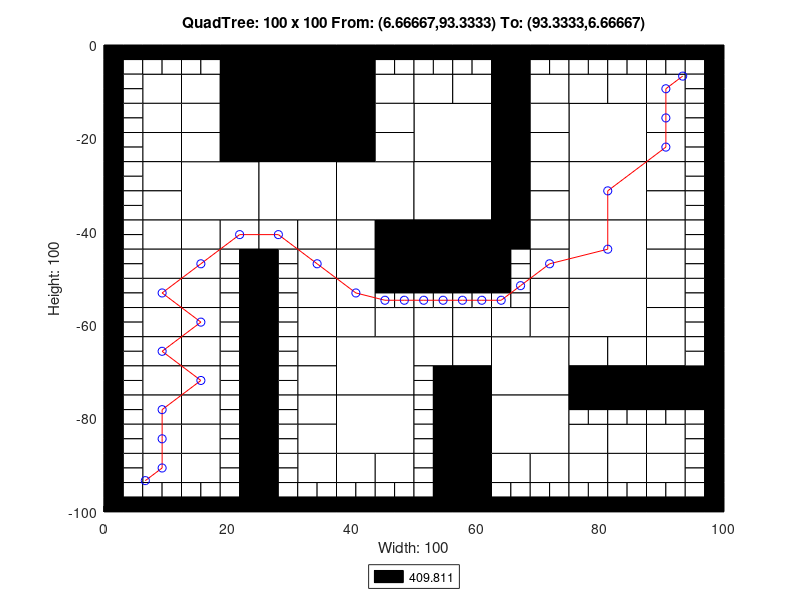

The MATLAB script that drew this image:
axis([0 100 -100 0]);
title('QuadTree: 100 x 100 From: (6.66667,93.3333) To: (93.3333,6.66667)');
xlabel('Width: 100');
ylabel('Height: 100');
rectangle('Position',[25 -12.5 12.5 12.5], 'FaceColor',[0 0 0]);
rectangle('Position',[25 -25 12.5 12.5], 'FaceColor',[0 0 0]);
rectangle('Position',[12.5 -37.5 12.5 12.5], 'FaceColor',[1 1 1]);
rectangle('Position',[25 -37.5 12.5 12.5], 'FaceColor',[1 1 1]);
rectangle('Position',[37.5 -37.5 12.5 12.5], 'FaceColor',[1 1 1]);
rectangle('Position',[50 -25 12.5 12.5], 'FaceColor',[1 1 1]);
rectangle('Position',[75 -25 12.5 12.5], 'FaceColor',[1 1 1]);
rectangle('Position',[50 -37.5 12.5 12.5], 'FaceColor',[1 1 1]);
rectangle('Position',[50 -50 12.5 12.5], 'FaceColor',[0 0 0]);
rectangle('Position',[75 -37.5 12.5 12.5], 'FaceColor',[1 1 1]);
rectangle('Position',[75 -50 12.5 12.5], 'FaceColor',[1 1 1]);
rectangle('Position',[37.5 -75 12.5 12.5], 'FaceColor',[1 1 1]);
rectangle('Position',[37.5 -87.5 12.5 12.5], 'FaceColor',[1 1 1]);
rectangle('Position',[62.5 -75 12.5 12.5], 'FaceColor',[1 1 1]);
rectangle('Position',[75 -62.5 12.5 12.5], 'FaceColor',[1 1 1]);
rectangle('Position',[62.5 -87.5 12.5 12.5], 'FaceColor',[1 1 1]);
rectangle('Position',[6.25 -12.5 6.25 6.25], 'FaceColor',[1 1 1]);
rectangle('Position',[18.75 -6.25 6.25 6.25], 'FaceColor',[0 0 0]);
rectangle('Position',[12.5 -12.5 6.25 6.25], 'FaceColor',[1 1 1]);
rectangle('Position',[18.75 -12.5 6.25 6.25], 'FaceColor',[0 0 0]);
rectangle('Position',[6.25 -18.75 6.25 6.25], 'FaceColor',[1 1 1]);
rectangle('Position',[6.25 -25 6.25 6.25], 'FaceColor',[1 1 1]);
rectangle('Position',[12.5 -18.75 6.25 6.25], 'FaceColor',[1 1 1]);
rectangle('Position',[18.75 -18.75 6.25 6.25], 'FaceColor',[0 0 0]);
rectangle('Position',[12.5 -25 6.25 6.25], 'FaceColor',[1 1 1]);
rectangle('Position',[18.75 -25 6.25 6.25], 'FaceColor',[0 0 0]);
rectangle('Position',[37.5 -6.25 6.25 6.25], 'FaceColor',[0 0 0]);
rectangle('Position',[37.5 -12.5 6.25 6.25], 'FaceColor',[0 0 0]);
rectangle('Position',[43.75 -12.5 6.25 6.25], 'FaceColor',[1 1 1]);
rectangle('Position',[37.5 -18.75 6.25 6.25], 'FaceColor',[0 0 0]);
rectangle('Position',[43.75 -18.75 6.25 6.25], 'FaceColor',[1 1 1]);
rectangle('Position',[37.5 -25 6.25 6.25], 'FaceColor',[0 0 0]);
rectangle('Position',[43.75 -25 6.25 6.25], 'FaceColor',[1 1 1]);
rectangle('Position',[6.25 -31.25 6.25 6.25], 'FaceColor',[1 1 1]);
rectangle('Position',[6.25 -37.5 6.25 6.25], 'FaceColor',[1 1 1]);
rectangle('Position',[6.25 -43.75 6.25 6.25], 'FaceColor',[1 1 1]);
rectangle('Position',[6.25 -50 6.25 6.25], 'FaceColor',[1 1 1]);
rectangle('Position',[12.5 -43.75 6.25 6.25], 'FaceColor',[1 1 1]);
rectangle('Position',[18.75 -43.75 6.25 6.25], 'FaceColor',[1 1 1]);
rectangle('Position',[12.5 -50 6.25 6.25], 'FaceColor',[1 1 1]);
rectangle('Position',[25 -43.75 6.25 6.25], 'FaceColor',[1 1 1]);
rectangle('Position',[31.25 -43.75 6.25 6.25], 'FaceColor',[1 1 1]);
rectangle('Position',[31.25 -50 6.25 6.25], 'FaceColor',[1 1 1]);
rectangle('Position',[37.5 -43.75 6.25 6.25], 'FaceColor',[1 1 1]);
rectangle('Position',[43.75 -43.75 6.25 6.25], 'FaceColor',[0 0 0]);
rectangle('Position',[37.5 -50 6.25 6.25], 'FaceColor',[1 1 1]);
rectangle('Position',[43.75 -50 6.25 6.25], 'FaceColor',[0 0 0]);
rectangle('Position',[50 -12.5 6.25 6.25], 'FaceColor',[1 1 1]);
rectangle('Position',[56.25 -12.5 6.25 6.25], 'FaceColor',[1 1 1]);
rectangle('Position',[62.5 -6.25 6.25 6.25], 'FaceColor',[0 0 0]);
rectangle('Position',[62.5 -12.5 6.25 6.25], 'FaceColor',[0 0 0]);
rectangle('Position',[68.75 -12.5 6.25 6.25], 'FaceColor',[1 1 1]);
rectangle('Position',[62.5 -18.75 6.25 6.25], 'FaceColor',[0 0 0]);
rectangle('Position',[68.75 -18.75 6.25 6.25], 'FaceColor',[1 1 1]);
rectangle('Position',[62.5 -25 6.25 6.25], 'FaceColor',[0 0 0]);
rectangle('Position',[68.75 -25 6.25 6.25], 'FaceColor',[1 1 1]);
rectangle('Position',[75 -12.5 6.25 6.25], 'FaceColor',[1 1 1]);
rectangle('Position',[81.25 -12.5 6.25 6.25], 'FaceColor',[1 1 1]);
rectangle('Position',[87.5 -12.5 6.25 6.25], 'FaceColor',[1 1 1]);
rectangle('Position',[87.5 -18.75 6.25 6.25], 'FaceColor',[1 1 1]);
rectangle('Position',[87.5 -25 6.25 6.25], 'FaceColor',[1 1 1]);
rectangle('Position',[62.5 -31.25 6.25 6.25], 'FaceColor',[0 0 0]);
rectangle('Position',[68.75 -31.25 6.25 6.25], 'FaceColor',[1 1 1]);
rectangle('Position',[62.5 -37.5 6.25 6.25], 'FaceColor',[0 0 0]);
rectangle('Position',[68.75 -37.5 6.25 6.25], 'FaceColor',[1 1 1]);
rectangle('Position',[62.5 -43.75 6.25 6.25], 'FaceColor',[0 0 0]);
rectangle('Position',[68.75 -43.75 6.25 6.25], 'FaceColor',[1 1 1]);
rectangle('Position',[68.75 -50 6.25 6.25], 'FaceColor',[1 1 1]);
rectangle('Position',[87.5 -31.25 6.25 6.25], 'FaceColor',[1 1 1]);
rectangle('Position',[87.5 -37.5 6.25 6.25], 'FaceColor',[1 1 1]);
rectangle('Position',[87.5 -43.75 6.25 6.25], 'FaceColor',[1 1 1]);
rectangle('Position',[87.5 -50 6.25 6.25], 'FaceColor',[1 1 1]);
rectangle('Position',[6.25 -56.25 6.25 6.25], 'FaceColor',[1 1 1]);
rectangle('Position',[6.25 -62.5 6.25 6.25], 'FaceColor',[1 1 1]);
rectangle('Position',[12.5 -56.25 6.25 6.25], 'FaceColor',[1 1 1]);
rectangle('Position',[12.5 -62.5 6.25 6.25], 'FaceColor',[1 1 1]);
rectangle('Position',[6.25 -68.75 6.25 6.25], 'FaceColor',[1 1 1]);
rectangle('Position',[6.25 -75 6.25 6.25], 'FaceColor',[1 1 1]);
rectangle('Position',[12.5 -68.75 6.25 6.25], 'FaceColor',[1 1 1]);
rectangle('Position',[12.5 -75 6.25 6.25], 'FaceColor',[1 1 1]);
rectangle('Position',[31.25 -56.25 6.25 6.25], 'FaceColor',[1 1 1]);
rectangle('Position',[31.25 -62.5 6.25 6.25], 'FaceColor',[1 1 1]);
rectangle('Position',[37.5 -56.25 6.25 6.25], 'FaceColor',[1 1 1]);
rectangle('Position',[37.5 -62.5 6.25 6.25], 'FaceColor',[1 1 1]);
rectangle('Position',[43.75 -62.5 6.25 6.25], 'FaceColor',[1 1 1]);
rectangle('Position',[31.25 -68.75 6.25 6.25], 'FaceColor',[1 1 1]);
rectangle('Position',[31.25 -75 6.25 6.25], 'FaceColor',[1 1 1]);
rectangle('Position',[6.25 -81.25 6.25 6.25], 'FaceColor',[1 1 1]);
rectangle('Position',[6.25 -87.5 6.25 6.25], 'FaceColor',[1 1 1]);
rectangle('Position',[12.5 -81.25 6.25 6.25], 'FaceColor',[1 1 1]);
rectangle('Position',[12.5 -87.5 6.25 6.25], 'FaceColor',[1 1 1]);
rectangle('Position',[6.25 -93.75 6.25 6.25], 'FaceColor',[1 1 1]);
rectangle('Position',[12.5 -93.75 6.25 6.25], 'FaceColor',[1 1 1]);
rectangle('Position',[31.25 -81.25 6.25 6.25], 'FaceColor',[1 1 1]);
rectangle('Position',[31.25 -87.5 6.25 6.25], 'FaceColor',[1 1 1]);
rectangle('Position',[31.25 -93.75 6.25 6.25], 'FaceColor',[1 1 1]);
rectangle('Position',[37.5 -93.75 6.25 6.25], 'FaceColor',[1 1 1]);
rectangle('Position',[43.75 -93.75 6.25 6.25], 'FaceColor',[1 1 1]);
rectangle('Position',[50 -62.5 6.25 6.25], 'FaceColor',[1 1 1]);
rectangle('Position',[56.25 -62.5 6.25 6.25], 'FaceColor',[1 1 1]);
rectangle('Position',[68.75 -56.25 6.25 6.25], 'FaceColor',[1 1 1]);
rectangle('Position',[62.5 -62.5 6.25 6.25], 'FaceColor',[1 1 1]);
rectangle('Position',[68.75 -62.5 6.25 6.25], 'FaceColor',[1 1 1]);
rectangle('Position',[50 -68.75 6.25 6.25], 'FaceColor',[1 1 1]);
rectangle('Position',[56.25 -68.75 6.25 6.25], 'FaceColor',[1 1 1]);
rectangle('Position',[56.25 -75 6.25 6.25], 'FaceColor',[0 0 0]);
rectangle('Position',[87.5 -56.25 6.25 6.25], 'FaceColor',[1 1 1]);
rectangle('Position',[87.5 -62.5 6.25 6.25], 'FaceColor',[1 1 1]);
rectangle('Position',[75 -68.75 6.25 6.25], 'FaceColor',[1 1 1]);
rectangle('Position',[81.25 -68.75 6.25 6.25], 'FaceColor',[1 1 1]);
rectangle('Position',[75 -75 6.25 6.25], 'FaceColor',[0 0 0]);
rectangle('Position',[81.25 -75 6.25 6.25], 'FaceColor',[0 0 0]);
rectangle('Position',[87.5 -68.75 6.25 6.25], 'FaceColor',[1 1 1]);
rectangle('Position',[87.5 -75 6.25 6.25], 'FaceColor',[0 0 0]);
rectangle('Position',[93.75 -75 6.25 6.25], 'FaceColor',[0 0 0]);
rectangle('Position',[56.25 -81.25 6.25 6.25], 'FaceColor',[0 0 0]);
rectangle('Position',[56.25 -87.5 6.25 6.25], 'FaceColor',[0 0 0]);
rectangle('Position',[56.25 -93.75 6.25 6.25], 'FaceColor',[0 0 0]);
rectangle('Position',[56.25 -100 6.25 6.25], 'FaceColor',[0 0 0]);
rectangle('Position',[62.5 -93.75 6.25 6.25], 'FaceColor',[1 1 1]);
rectangle('Position',[68.75 -93.75 6.25 6.25], 'FaceColor',[1 1 1]);
rectangle('Position',[75 -87.5 6.25 6.25], 'FaceColor',[1 1 1]);
rectangle('Position',[81.25 -87.5 6.25 6.25], 'FaceColor',[1 1 1]);
rectangle('Position',[87.5 -87.5 6.25 6.25], 'FaceColor',[1 1 1]);
rectangle('Position',[75 -93.75 6.25 6.25], 'FaceColor',[1 1 1]);
rectangle('Position',[81.25 -93.75 6.25 6.25], 'FaceColor',[1 1 1]);
rectangle('Position',[87.5 -93.75 6.25 6.25], 'FaceColor',[1 1 1]);
rectangle('Position',[0 -3.125 3.125 3.125], 'FaceColor',[0 0 0]);
rectangle('Position',[3.125 -3.125 3.125 3.125], 'FaceColor',[0 0 0]);
rectangle('Position',[0 -6.25 3.125 3.125], 'FaceColor',[0 0 0]);
rectangle('Position',[3.125 -6.25 3.125 3.125], 'FaceColor',[1 1 1]);
rectangle('Position',[6.25 -3.125 3.125 3.125], 'FaceColor',[0 0 0]);
rectangle('Position',[9.375 -3.125 3.125 3.125], 'FaceColor',[0 0 0]);
rectangle('Position',[6.25 -6.25 3.125 3.125], 'FaceColor',[1 1 1]);
rectangle('Position',[9.375 -6.25 3.125 3.125], 'FaceColor',[1 1 1]);
rectangle('Position',[0 -9.375 3.125 3.125], 'FaceColor',[0 0 0]);
rectangle('Position',[3.125 -9.375 3.125 3.125], 'FaceColor',[1 1 1]);
rectangle('Position',[0 -12.5 3.125 3.125], 'FaceColor',[0 0 0]);
rectangle('Position',[3.125 -12.5 3.125 3.125], 'FaceColor',[1 1 1]);
rectangle('Position',[12.5 -3.125 3.125 3.125], 'FaceColor',[0 0 0]);
rectangle('Position',[15.625 -3.125 3.125 3.125], 'FaceColor',[0 0 0]);
rectangle('Position',[12.5 -6.25 3.125 3.125], 'FaceColor',[1 1 1]);
rectangle('Position',[15.625 -6.25 3.125 3.125], 'FaceColor',[1 1 1]);
rectangle('Position',[0 -15.625 3.125 3.125], 'FaceColor',[0 0 0]);
rectangle('Position',[3.125 -15.625 3.125 3.125], 'FaceColor',[1 1 1]);
rectangle('Position',[0 -18.75 3.125 3.125], 'FaceColor',[0 0 0]);
rectangle('Position',[3.125 -18.75 3.125 3.125], 'FaceColor',[1 1 1]);
rectangle('Position',[0 -21.875 3.125 3.125], 'FaceColor',[0 0 0]);
rectangle('Position',[3.125 -21.875 3.125 3.125], 'FaceColor',[1 1 1]);
rectangle('Position',[0 -25 3.125 3.125], 'FaceColor',[0 0 0]);
rectangle('Position',[3.125 -25 3.125 3.125], 'FaceColor',[1 1 1]);
rectangle('Position',[43.75 -3.125 3.125 3.125], 'FaceColor',[0 0 0]);
rectangle('Position',[46.875 -3.125 3.125 3.125], 'FaceColor',[0 0 0]);
rectangle('Position',[43.75 -6.25 3.125 3.125], 'FaceColor',[1 1 1]);
rectangle('Position',[46.875 -6.25 3.125 3.125], 'FaceColor',[1 1 1]);
rectangle('Position',[0 -28.125 3.125 3.125], 'FaceColor',[0 0 0]);
rectangle('Position',[3.125 -28.125 3.125 3.125], 'FaceColor',[1 1 1]);
rectangle('Position',[0 -31.25 3.125 3.125], 'FaceColor',[0 0 0]);
rectangle('Position',[3.125 -31.25 3.125 3.125], 'FaceColor',[1 1 1]);
rectangle('Position',[0 -34.375 3.125 3.125], 'FaceColor',[0 0 0]);
rectangle('Position',[3.125 -34.375 3.125 3.125], 'FaceColor',[1 1 1]);
rectangle('Position',[0 -37.5 3.125 3.125], 'FaceColor',[0 0 0]);
rectangle('Position',[3.125 -37.5 3.125 3.125], 'FaceColor',[1 1 1]);
rectangle('Position',[0 -40.625 3.125 3.125], 'FaceColor',[0 0 0]);
rectangle('Position',[3.125 -40.625 3.125 3.125], 'FaceColor',[1 1 1]);
rectangle('Position',[0 -43.75 3.125 3.125], 'FaceColor',[0 0 0]);
rectangle('Position',[3.125 -43.75 3.125 3.125], 'FaceColor',[1 1 1]);
rectangle('Position',[0 -46.875 3.125 3.125], 'FaceColor',[0 0 0]);
rectangle('Position',[3.125 -46.875 3.125 3.125], 'FaceColor',[1 1 1]);
rectangle('Position',[0 -50 3.125 3.125], 'FaceColor',[0 0 0]);
rectangle('Position',[3.125 -50 3.125 3.125], 'FaceColor',[1 1 1]);
rectangle('Position',[18.75 -46.875 3.125 3.125], 'FaceColor',[1 1 1]);
rectangle('Position',[21.875 -46.875 3.125 3.125], 'FaceColor',[0 0 0]);
rectangle('Position',[18.75 -50 3.125 3.125], 'FaceColor',[1 1 1]);
rectangle('Position',[21.875 -50 3.125 3.125], 'FaceColor',[0 0 0]);
rectangle('Position',[25 -46.875 3.125 3.125], 'FaceColor',[0 0 0]);
rectangle('Position',[28.125 -46.875 3.125 3.125], 'FaceColor',[1 1 1]);
rectangle('Position',[25 -50 3.125 3.125], 'FaceColor',[0 0 0]);
rectangle('Position',[28.125 -50 3.125 3.125], 'FaceColor',[1 1 1]);
rectangle('Position',[50 -3.125 3.125 3.125], 'FaceColor',[0 0 0]);
rectangle('Position',[53.125 -3.125 3.125 3.125], 'FaceColor',[0 0 0]);
rectangle('Position',[50 -6.25 3.125 3.125], 'FaceColor',[1 1 1]);
rectangle('Position',[53.125 -6.25 3.125 3.125], 'FaceColor',[1 1 1]);
rectangle('Position',[56.25 -3.125 3.125 3.125], 'FaceColor',[0 0 0]);
rectangle('Position',[59.375 -3.125 3.125 3.125], 'FaceColor',[0 0 0]);
rectangle('Position',[56.25 -6.25 3.125 3.125], 'FaceColor',[1 1 1]);
rectangle('Position',[59.375 -6.25 3.125 3.125], 'FaceColor',[1 1 1]);
rectangle('Position',[68.75 -3.125 3.125 3.125], 'FaceColor',[0 0 0]);
rectangle('Position',[71.875 -3.125 3.125 3.125], 'FaceColor',[0 0 0]);
rectangle('Position',[68.75 -6.25 3.125 3.125], 'FaceColor',[1 1 1]);
rectangle('Position',[71.875 -6.25 3.125 3.125], 'FaceColor',[1 1 1]);
rectangle('Position',[75 -3.125 3.125 3.125], 'FaceColor',[0 0 0]);
rectangle('Position',[78.125 -3.125 3.125 3.125], 'FaceColor',[0 0 0]);
rectangle('Position',[75 -6.25 3.125 3.125], 'FaceColor',[1 1 1]);
rectangle('Position',[78.125 -6.25 3.125 3.125], 'FaceColor',[1 1 1]);
rectangle('Position',[81.25 -3.125 3.125 3.125], 'FaceColor',[0 0 0]);
rectangle('Position',[84.375 -3.125 3.125 3.125], 'FaceColor',[0 0 0]);
rectangle('Position',[81.25 -6.25 3.125 3.125], 'FaceColor',[1 1 1]);
rectangle('Position',[84.375 -6.25 3.125 3.125], 'FaceColor',[1 1 1]);
rectangle('Position',[87.5 -3.125 3.125 3.125], 'FaceColor',[0 0 0]);
rectangle('Position',[90.625 -3.125 3.125 3.125], 'FaceColor',[0 0 0]);
rectangle('Position',[87.5 -6.25 3.125 3.125], 'FaceColor',[1 1 1]);
rectangle('Position',[90.625 -6.25 3.125 3.125], 'FaceColor',[1 1 1]);
rectangle('Position',[93.75 -3.125 3.125 3.125], 'FaceColor',[0 0 0]);
rectangle('Position',[96.875 -3.125 3.125 3.125], 'FaceColor',[0 0 0]);
rectangle('Position',[93.75 -6.25 3.125 3.125], 'FaceColor',[1 1 1]);
rectangle('Position',[96.875 -6.25 3.125 3.125], 'FaceColor',[0 0 0]);
rectangle('Position',[93.75 -9.375 3.125 3.125], 'FaceColor',[1 1 1]);
rectangle('Position',[96.875 -9.375 3.125 3.125], 'FaceColor',[0 0 0]);
rectangle('Position',[93.75 -12.5 3.125 3.125], 'FaceColor',[1 1 1]);
rectangle('Position',[96.875 -12.5 3.125 3.125], 'FaceColor',[0 0 0]);
rectangle('Position',[93.75 -15.625 3.125 3.125], 'FaceColor',[1 1 1]);
rectangle('Position',[96.875 -15.625 3.125 3.125], 'FaceColor',[0 0 0]);
rectangle('Position',[93.75 -18.75 3.125 3.125], 'FaceColor',[1 1 1]);
rectangle('Position',[96.875 -18.75 3.125 3.125], 'FaceColor',[0 0 0]);
rectangle('Position',[93.75 -21.875 3.125 3.125], 'FaceColor',[1 1 1]);
rectangle('Position',[96.875 -21.875 3.125 3.125], 'FaceColor',[0 0 0]);
rectangle('Position',[93.75 -25 3.125 3.125], 'FaceColor',[1 1 1]);
rectangle('Position',[96.875 -25 3.125 3.125], 'FaceColor',[0 0 0]);
rectangle('Position',[62.5 -46.875 3.125 3.125], 'FaceColor',[0 0 0]);
rectangle('Position',[65.625 -46.875 3.125 3.125], 'FaceColor',[1 1 1]);
rectangle('Position',[62.5 -50 3.125 3.125], 'FaceColor',[0 0 0]);
rectangle('Position',[65.625 -50 3.125 3.125], 'FaceColor',[1 1 1]);
rectangle('Position',[93.75 -28.125 3.125 3.125], 'FaceColor',[1 1 1]);
rectangle('Position',[96.875 -28.125 3.125 3.125], 'FaceColor',[0 0 0]);
rectangle('Position',[93.75 -31.25 3.125 3.125], 'FaceColor',[1 1 1]);
rectangle('Position',[96.875 -31.25 3.125 3.125], 'FaceColor',[0 0 0]);
rectangle('Position',[93.75 -34.375 3.125 3.125], 'FaceColor',[1 1 1]);
rectangle('Position',[96.875 -34.375 3.125 3.125], 'FaceColor',[0 0 0]);
rectangle('Position',[93.75 -37.5 3.125 3.125], 'FaceColor',[1 1 1]);
rectangle('Position',[96.875 -37.5 3.125 3.125], 'FaceColor',[0 0 0]);
rectangle('Position',[93.75 -40.625 3.125 3.125], 'FaceColor',[1 1 1]);
rectangle('Position',[96.875 -40.625 3.125 3.125], 'FaceColor',[0 0 0]);
rectangle('Position',[93.75 -43.75 3.125 3.125], 'FaceColor',[1 1 1]);
rectangle('Position',[96.875 -43.75 3.125 3.125], 'FaceColor',[0 0 0]);
rectangle('Position',[93.75 -46.875 3.125 3.125], 'FaceColor',[1 1 1]);
rectangle('Position',[96.875 -46.875 3.125 3.125], 'FaceColor',[0 0 0]);
rectangle('Position',[93.75 -50 3.125 3.125], 'FaceColor',[1 1 1]);
rectangle('Position',[96.875 -50 3.125 3.125], 'FaceColor',[0 0 0]);
rectangle('Position',[0 -53.125 3.125 3.125], 'FaceColor',[0 0 0]);
rectangle('Position',[3.125 -53.125 3.125 3.125], 'FaceColor',[1 1 1]);
rectangle('Position',[0 -56.25 3.125 3.125], 'FaceColor',[0 0 0]);
rectangle('Position',[3.125 -56.25 3.125 3.125], 'FaceColor',[1 1 1]);
rectangle('Position',[0 -59.375 3.125 3.125], 'FaceColor',[0 0 0]);
rectangle('Position',[3.125 -59.375 3.125 3.125], 'FaceColor',[1 1 1]);
rectangle('Position',[0 -62.5 3.125 3.125], 'FaceColor',[0 0 0]);
rectangle('Position',[3.125 -62.5 3.125 3.125], 'FaceColor',[1 1 1]);
rectangle('Position',[18.75 -53.125 3.125 3.125], 'FaceColor',[1 1 1]);
rectangle('Position',[21.875 -53.125 3.125 3.125], 'FaceColor',[0 0 0]);
rectangle('Position',[18.75 -56.25 3.125 3.125], 'FaceColor',[1 1 1]);
rectangle('Position',[21.875 -56.25 3.125 3.125], 'FaceColor',[0 0 0]);
rectangle('Position',[18.75 -59.375 3.125 3.125], 'FaceColor',[1 1 1]);
rectangle('Position',[21.875 -59.375 3.125 3.125], 'FaceColor',[0 0 0]);
rectangle('Position',[18.75 -62.5 3.125 3.125], 'FaceColor',[1 1 1]);
rectangle('Position',[21.875 -62.5 3.125 3.125], 'FaceColor',[0 0 0]);
rectangle('Position',[0 -65.625 3.125 3.125], 'FaceColor',[0 0 0]);
rectangle('Position',[3.125 -65.625 3.125 3.125], 'FaceColor',[1 1 1]);
rectangle('Position',[0 -68.75 3.125 3.125], 'FaceColor',[0 0 0]);
rectangle('Position',[3.125 -68.75 3.125 3.125], 'FaceColor',[1 1 1]);
rectangle('Position',[0 -71.875 3.125 3.125], 'FaceColor',[0 0 0]);
rectangle('Position',[3.125 -71.875 3.125 3.125], 'FaceColor',[1 1 1]);
rectangle('Position',[0 -75 3.125 3.125], 'FaceColor',[0 0 0]);
rectangle('Position',[3.125 -75 3.125 3.125], 'FaceColor',[1 1 1]);
rectangle('Position',[18.75 -65.625 3.125 3.125], 'FaceColor',[1 1 1]);
rectangle('Position',[21.875 -65.625 3.125 3.125], 'FaceColor',[0 0 0]);
rectangle('Position',[18.75 -68.75 3.125 3.125], 'FaceColor',[1 1 1]);
rectangle('Position',[21.875 -68.75 3.125 3.125], 'FaceColor',[0 0 0]);
rectangle('Position',[18.75 -71.875 3.125 3.125], 'FaceColor',[1 1 1]);
rectangle('Position',[21.875 -71.875 3.125 3.125], 'FaceColor',[0 0 0]);
rectangle('Position',[18.75 -75 3.125 3.125], 'FaceColor',[1 1 1]);
rectangle('Position',[21.875 -75 3.125 3.125], 'FaceColor',[0 0 0]);
rectangle('Position',[25 -53.125 3.125 3.125], 'FaceColor',[0 0 0]);
rectangle('Position',[28.125 -53.125 3.125 3.125], 'FaceColor',[1 1 1]);
rectangle('Position',[25 -56.25 3.125 3.125], 'FaceColor',[0 0 0]);
rectangle('Position',[28.125 -56.25 3.125 3.125], 'FaceColor',[1 1 1]);
rectangle('Position',[25 -59.375 3.125 3.125], 'FaceColor',[0 0 0]);
rectangle('Position',[28.125 -59.375 3.125 3.125], 'FaceColor',[1 1 1]);
rectangle('Position',[25 -62.5 3.125 3.125], 'FaceColor',[0 0 0]);
rectangle('Position',[28.125 -62.5 3.125 3.125], 'FaceColor',[1 1 1]);
rectangle('Position',[43.75 -53.125 3.125 3.125], 'FaceColor',[0 0 0]);
rectangle('Position',[46.875 -53.125 3.125 3.125], 'FaceColor',[0 0 0]);
rectangle('Position',[43.75 -56.25 3.125 3.125], 'FaceColor',[1 1 1]);
rectangle('Position',[46.875 -56.25 3.125 3.125], 'FaceColor',[1 1 1]);
rectangle('Position',[25 -65.625 3.125 3.125], 'FaceColor',[0 0 0]);
rectangle('Position',[28.125 -65.625 3.125 3.125], 'FaceColor',[1 1 1]);
rectangle('Position',[25 -68.75 3.125 3.125], 'FaceColor',[0 0 0]);
rectangle('Position',[28.125 -68.75 3.125 3.125], 'FaceColor',[1 1 1]);
rectangle('Position',[25 -71.875 3.125 3.125], 'FaceColor',[0 0 0]);
rectangle('Position',[28.125 -71.875 3.125 3.125], 'FaceColor',[1 1 1]);
rectangle('Position',[25 -75 3.125 3.125], 'FaceColor',[0 0 0]);
rectangle('Position',[28.125 -75 3.125 3.125], 'FaceColor',[1 1 1]);
rectangle('Position',[0 -78.125 3.125 3.125], 'FaceColor',[0 0 0]);
rectangle('Position',[3.125 -78.125 3.125 3.125], 'FaceColor',[1 1 1]);
rectangle('Position',[0 -81.25 3.125 3.125], 'FaceColor',[0 0 0]);
rectangle('Position',[3.125 -81.25 3.125 3.125], 'FaceColor',[1 1 1]);
rectangle('Position',[0 -84.375 3.125 3.125], 'FaceColor',[0 0 0]);
rectangle('Position',[3.125 -84.375 3.125 3.125], 'FaceColor',[1 1 1]);
rectangle('Position',[0 -87.5 3.125 3.125], 'FaceColor',[0 0 0]);
rectangle('Position',[3.125 -87.5 3.125 3.125], 'FaceColor',[1 1 1]);
rectangle('Position',[18.75 -78.125 3.125 3.125], 'FaceColor',[1 1 1]);
rectangle('Position',[21.875 -78.125 3.125 3.125], 'FaceColor',[0 0 0]);
rectangle('Position',[18.75 -81.25 3.125 3.125], 'FaceColor',[1 1 1]);
rectangle('Position',[21.875 -81.25 3.125 3.125], 'FaceColor',[0 0 0]);
rectangle('Position',[18.75 -84.375 3.125 3.125], 'FaceColor',[1 1 1]);
rectangle('Position',[21.875 -84.375 3.125 3.125], 'FaceColor',[0 0 0]);
rectangle('Position',[18.75 -87.5 3.125 3.125], 'FaceColor',[1 1 1]);
rectangle('Position',[21.875 -87.5 3.125 3.125], 'FaceColor',[0 0 0]);
rectangle('Position',[0 -90.625 3.125 3.125], 'FaceColor',[0 0 0]);
rectangle('Position',[3.125 -90.625 3.125 3.125], 'FaceColor',[1 1 1]);
rectangle('Position',[0 -93.75 3.125 3.125], 'FaceColor',[0 0 0]);
rectangle('Position',[3.125 -93.75 3.125 3.125], 'FaceColor',[1 1 1]);
rectangle('Position',[0 -96.875 3.125 3.125], 'FaceColor',[0 0 0]);
rectangle('Position',[3.125 -96.875 3.125 3.125], 'FaceColor',[1 1 1]);
rectangle('Position',[0 -100 3.125 3.125], 'FaceColor',[0 0 0]);
rectangle('Position',[3.125 -100 3.125 3.125], 'FaceColor',[0 0 0]);
rectangle('Position',[6.25 -96.875 3.125 3.125], 'FaceColor',[1 1 1]);
rectangle('Position',[9.375 -96.875 3.125 3.125], 'FaceColor',[1 1 1]);
rectangle('Position',[6.25 -100 3.125 3.125], 'FaceColor',[0 0 0]);
rectangle('Position',[9.375 -100 3.125 3.125], 'FaceColor',[0 0 0]);
rectangle('Position',[18.75 -90.625 3.125 3.125], 'FaceColor',[1 1 1]);
rectangle('Position',[21.875 -90.625 3.125 3.125], 'FaceColor',[0 0 0]);
rectangle('Position',[18.75 -93.75 3.125 3.125], 'FaceColor',[1 1 1]);
rectangle('Position',[21.875 -93.75 3.125 3.125], 'FaceColor',[0 0 0]);
rectangle('Position',[12.5 -96.875 3.125 3.125], 'FaceColor',[1 1 1]);
rectangle('Position',[15.625 -96.875 3.125 3.125], 'FaceColor',[1 1 1]);
rectangle('Position',[12.5 -100 3.125 3.125], 'FaceColor',[0 0 0]);
rectangle('Position',[15.625 -100 3.125 3.125], 'FaceColor',[0 0 0]);
rectangle('Position',[18.75 -96.875 3.125 3.125], 'FaceColor',[1 1 1]);
rectangle('Position',[21.875 -96.875 3.125 3.125], 'FaceColor',[0 0 0]);
rectangle('Position',[18.75 -100 3.125 3.125], 'FaceColor',[0 0 0]);
rectangle('Position',[21.875 -100 3.125 3.125], 'FaceColor',[0 0 0]);
rectangle('Position',[25 -78.125 3.125 3.125], 'FaceColor',[0 0 0]);
rectangle('Position',[28.125 -78.125 3.125 3.125], 'FaceColor',[1 1 1]);
rectangle('Position',[25 -81.25 3.125 3.125], 'FaceColor',[0 0 0]);
rectangle('Position',[28.125 -81.25 3.125 3.125], 'FaceColor',[1 1 1]);
rectangle('Position',[25 -84.375 3.125 3.125], 'FaceColor',[0 0 0]);
rectangle('Position',[28.125 -84.375 3.125 3.125], 'FaceColor',[1 1 1]);
rectangle('Position',[25 -87.5 3.125 3.125], 'FaceColor',[0 0 0]);
rectangle('Position',[28.125 -87.5 3.125 3.125], 'FaceColor',[1 1 1]);
rectangle('Position',[25 -90.625 3.125 3.125], 'FaceColor',[0 0 0]);
rectangle('Position',[28.125 -90.625 3.125 3.125], 'FaceColor',[1 1 1]);
rectangle('Position',[25 -93.75 3.125 3.125], 'FaceColor',[0 0 0]);
rectangle('Position',[28.125 -93.75 3.125 3.125], 'FaceColor',[1 1 1]);
rectangle('Position',[25 -96.875 3.125 3.125], 'FaceColor',[0 0 0]);
rectangle('Position',[28.125 -96.875 3.125 3.125], 'FaceColor',[1 1 1]);
rectangle('Position',[25 -100 3.125 3.125], 'FaceColor',[0 0 0]);
rectangle('Position',[28.125 -100 3.125 3.125], 'FaceColor',[0 0 0]);
rectangle('Position',[31.25 -96.875 3.125 3.125], 'FaceColor',[1 1 1]);
rectangle('Position',[34.375 -96.875 3.125 3.125], 'FaceColor',[1 1 1]);
rectangle('Position',[31.25 -100 3.125 3.125], 'FaceColor',[0 0 0]);
rectangle('Position',[34.375 -100 3.125 3.125], 'FaceColor',[0 0 0]);
rectangle('Position',[37.5 -96.875 3.125 3.125], 'FaceColor',[1 1 1]);
rectangle('Position',[40.625 -96.875 3.125 3.125], 'FaceColor',[1 1 1]);
rectangle('Position',[37.5 -100 3.125 3.125], 'FaceColor',[0 0 0]);
rectangle('Position',[40.625 -100 3.125 3.125], 'FaceColor',[0 0 0]);
rectangle('Position',[43.75 -96.875 3.125 3.125], 'FaceColor',[1 1 1]);
rectangle('Position',[46.875 -96.875 3.125 3.125], 'FaceColor',[1 1 1]);
rectangle('Position',[43.75 -100 3.125 3.125], 'FaceColor',[0 0 0]);
rectangle('Position',[46.875 -100 3.125 3.125], 'FaceColor',[0 0 0]);
rectangle('Position',[50 -53.125 3.125 3.125], 'FaceColor',[0 0 0]);
rectangle('Position',[53.125 -53.125 3.125 3.125], 'FaceColor',[0 0 0]);
rectangle('Position',[50 -56.25 3.125 3.125], 'FaceColor',[1 1 1]);
rectangle('Position',[53.125 -56.25 3.125 3.125], 'FaceColor',[1 1 1]);
rectangle('Position',[56.25 -53.125 3.125 3.125], 'FaceColor',[0 0 0]);
rectangle('Position',[59.375 -53.125 3.125 3.125], 'FaceColor',[0 0 0]);
rectangle('Position',[56.25 -56.25 3.125 3.125], 'FaceColor',[1 1 1]);
rectangle('Position',[59.375 -56.25 3.125 3.125], 'FaceColor',[1 1 1]);
rectangle('Position',[62.5 -53.125 3.125 3.125], 'FaceColor',[0 0 0]);
rectangle('Position',[65.625 -53.125 3.125 3.125], 'FaceColor',[1 1 1]);
rectangle('Position',[62.5 -56.25 3.125 3.125], 'FaceColor',[1 1 1]);
rectangle('Position',[65.625 -56.25 3.125 3.125], 'FaceColor',[1 1 1]);
rectangle('Position',[50 -71.875 3.125 3.125], 'FaceColor',[1 1 1]);
rectangle('Position',[53.125 -71.875 3.125 3.125], 'FaceColor',[0 0 0]);
rectangle('Position',[50 -75 3.125 3.125], 'FaceColor',[1 1 1]);
rectangle('Position',[53.125 -75 3.125 3.125], 'FaceColor',[0 0 0]);
rectangle('Position',[93.75 -53.125 3.125 3.125], 'FaceColor',[1 1 1]);
rectangle('Position',[96.875 -53.125 3.125 3.125], 'FaceColor',[0 0 0]);
rectangle('Position',[93.75 -56.25 3.125 3.125], 'FaceColor',[1 1 1]);
rectangle('Position',[96.875 -56.25 3.125 3.125], 'FaceColor',[0 0 0]);
rectangle('Position',[93.75 -59.375 3.125 3.125], 'FaceColor',[1 1 1]);
rectangle('Position',[96.875 -59.375 3.125 3.125], 'FaceColor',[0 0 0]);
rectangle('Position',[93.75 -62.5 3.125 3.125], 'FaceColor',[1 1 1]);
rectangle('Position',[96.875 -62.5 3.125 3.125], 'FaceColor',[0 0 0]);
rectangle('Position',[93.75 -65.625 3.125 3.125], 'FaceColor',[1 1 1]);
rectangle('Position',[96.875 -65.625 3.125 3.125], 'FaceColor',[0 0 0]);
rectangle('Position',[93.75 -68.75 3.125 3.125], 'FaceColor',[1 1 1]);
rectangle('Position',[96.875 -68.75 3.125 3.125], 'FaceColor',[0 0 0]);
rectangle('Position',[50 -78.125 3.125 3.125], 'FaceColor',[1 1 1]);
rectangle('Position',[53.125 -78.125 3.125 3.125], 'FaceColor',[0 0 0]);
rectangle('Position',[50 -81.25 3.125 3.125], 'FaceColor',[1 1 1]);
rectangle('Position',[53.125 -81.25 3.125 3.125], 'FaceColor',[0 0 0]);
rectangle('Position',[50 -84.375 3.125 3.125], 'FaceColor',[1 1 1]);
rectangle('Position',[53.125 -84.375 3.125 3.125], 'FaceColor',[0 0 0]);
rectangle('Position',[50 -87.5 3.125 3.125], 'FaceColor',[1 1 1]);
rectangle('Position',[53.125 -87.5 3.125 3.125], 'FaceColor',[0 0 0]);
rectangle('Position',[50 -90.625 3.125 3.125], 'FaceColor',[1 1 1]);
rectangle('Position',[53.125 -90.625 3.125 3.125], 'FaceColor',[0 0 0]);
rectangle('Position',[50 -93.75 3.125 3.125], 'FaceColor',[1 1 1]);
rectangle('Position',[53.125 -93.75 3.125 3.125], 'FaceColor',[0 0 0]);
rectangle('Position',[50 -96.875 3.125 3.125], 'FaceColor',[1 1 1]);
rectangle('Position',[53.125 -96.875 3.125 3.125], 'FaceColor',[0 0 0]);
rectangle('Position',[50 -100 3.125 3.125], 'FaceColor',[0 0 0]);
rectangle('Position',[53.125 -100 3.125 3.125], 'FaceColor',[0 0 0]);
rectangle('Position',[62.5 -96.875 3.125 3.125], 'FaceColor',[1 1 1]);
rectangle('Position',[65.625 -96.875 3.125 3.125], 'FaceColor',[1 1 1]);
rectangle('Position',[62.5 -100 3.125 3.125], 'FaceColor',[0 0 0]);
rectangle('Position',[65.625 -100 3.125 3.125], 'FaceColor',[0 0 0]);
rectangle('Position',[68.75 -96.875 3.125 3.125], 'FaceColor',[1 1 1]);
rectangle('Position',[71.875 -96.875 3.125 3.125], 'FaceColor',[1 1 1]);
rectangle('Position',[68.75 -100 3.125 3.125], 'FaceColor',[0 0 0]);
rectangle('Position',[71.875 -100 3.125 3.125], 'FaceColor',[0 0 0]);
rectangle('Position',[75 -78.125 3.125 3.125], 'FaceColor',[0 0 0]);
rectangle('Position',[78.125 -78.125 3.125 3.125], 'FaceColor',[0 0 0]);
rectangle('Position',[75 -81.25 3.125 3.125], 'FaceColor',[1 1 1]);
rectangle('Position',[78.125 -81.25 3.125 3.125], 'FaceColor',[1 1 1]);
rectangle('Position',[81.25 -78.125 3.125 3.125], 'FaceColor',[0 0 0]);
rectangle('Position',[84.375 -78.125 3.125 3.125], 'FaceColor',[0 0 0]);
rectangle('Position',[81.25 -81.25 3.125 3.125], 'FaceColor',[1 1 1]);
rectangle('Position',[84.375 -81.25 3.125 3.125], 'FaceColor',[1 1 1]);
rectangle('Position',[87.5 -78.125 3.125 3.125], 'FaceColor',[0 0 0]);
rectangle('Position',[90.625 -78.125 3.125 3.125], 'FaceColor',[0 0 0]);
rectangle('Position',[87.5 -81.25 3.125 3.125], 'FaceColor',[1 1 1]);
rectangle('Position',[90.625 -81.25 3.125 3.125], 'FaceColor',[1 1 1]);
rectangle('Position',[93.75 -78.125 3.125 3.125], 'FaceColor',[0 0 0]);
rectangle('Position',[96.875 -78.125 3.125 3.125], 'FaceColor',[0 0 0]);
rectangle('Position',[93.75 -81.25 3.125 3.125], 'FaceColor',[1 1 1]);
rectangle('Position',[96.875 -81.25 3.125 3.125], 'FaceColor',[0 0 0]);
rectangle('Position',[93.75 -84.375 3.125 3.125], 'FaceColor',[1 1 1]);
rectangle('Position',[96.875 -84.375 3.125 3.125], 'FaceColor',[0 0 0]);
rectangle('Position',[93.75 -87.5 3.125 3.125], 'FaceColor',[1 1 1]);
rectangle('Position',[96.875 -87.5 3.125 3.125], 'FaceColor',[0 0 0]);
rectangle('Position',[75 -96.875 3.125 3.125], 'FaceColor',[1 1 1]);
rectangle('Position',[78.125 -96.875 3.125 3.125], 'FaceColor',[1 1 1]);
rectangle('Position',[75 -100 3.125 3.125], 'FaceColor',[0 0 0]);
rectangle('Position',[78.125 -100 3.125 3.125], 'FaceColor',[0 0 0]);
rectangle('Position',[81.25 -96.875 3.125 3.125], 'FaceColor',[1 1 1]);
rectangle('Position',[84.375 -96.875 3.125 3.125], 'FaceColor',[1 1 1]);
rectangle('Position',[81.25 -100 3.125 3.125], 'FaceColor',[0 0 0]);
rectangle('Position',[84.375 -100 3.125 3.125], 'FaceColor',[0 0 0]);
rectangle('Position',[93.75 -90.625 3.125 3.125], 'FaceColor',[1 1 1]);
rectangle('Position',[96.875 -90.625 3.125 3.125], 'FaceColor',[0 0 0]);
rectangle('Position',[93.75 -93.75 3.125 3.125], 'FaceColor',[1 1 1]);
rectangle('Position',[96.875 -93.75 3.125 3.125], 'FaceColor',[0 0 0]);
rectangle('Position',[87.5 -96.875 3.125 3.125], 'FaceColor',[1 1 1]);
rectangle('Position',[90.625 -96.875 3.125 3.125], 'FaceColor',[1 1 1]);
rectangle('Position',[87.5 -100 3.125 3.125], 'FaceColor',[0 0 0]);
rectangle('Position',[90.625 -100 3.125 3.125], 'FaceColor',[0 0 0]);
rectangle('Position',[93.75 -96.875 3.125 3.125], 'FaceColor',[1 1 1]);
rectangle('Position',[96.875 -96.875 3.125 3.125], 'FaceColor',[0 0 0]);
rectangle('Position',[93.75 -100 3.125 3.125], 'FaceColor',[0 0 0]);
rectangle('Position',[96.875 -100 3.125 3.125], 'FaceColor',[0 0 0]);
X=[93.3333,90.625,90.625,90.625,81.25,81.25,71.875,67.1875,64.0625,60.9375,57.8125,54.6875,51.5625,48.4375,45.3125,40.625,34.375,28.125,21.875,15.625,9.375,15.625,9.375,15.625,9.375,9.375,9.375,6.66667];
Y=[-6.66667,-9.375,-15.625,-21.875,-31.25,-43.75,-46.875,-51.5625,-54.6875,-54.6875,-54.6875,-54.6875,-54.6875,-54.6875,-54.6875,-53.125,-46.875,-40.625,-40.625,-46.875,-53.125,-59.375,-65.625,-71.875,-78.125,-84.375,-90.625,-93.3333];
hold on;
plot(X,Y,'r');
plot(X,Y,'bo');
legend('409.811','Location','southoutside');
